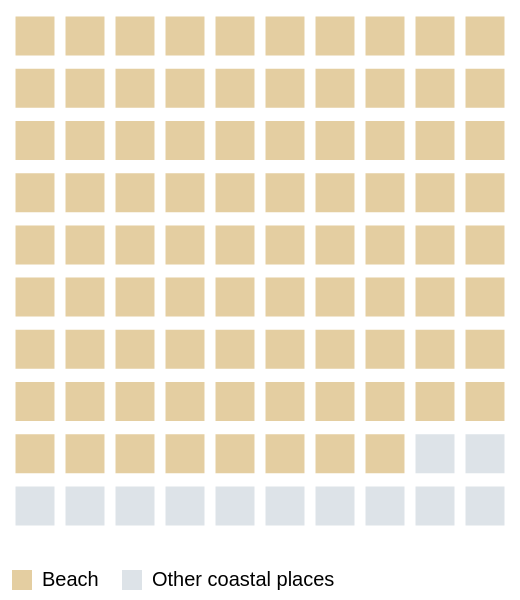

Vega-Lite specification stored for this chart:
### Vega-Lite specification from a JSON file in a GitHub repository (floating-point values rounded to 4 significant figures)
{"$schema": "https://vega.github.io/schema/vega-lite/v5.json", "width": 260, "height": 300, "autosize": {"type": "fit", "contains": "padding"}, "background": null, "data": {"sequence": {"start": 0, "stop": 100, "as": "i"}}, "transform": [{"calculate": "datum.i % 10", "as": "col"}, {"calculate": "floor(datum.i / 10)", "as": "row"}, {"calculate": "datum.i < 88 ? 'Beach' : 'Other coastal places'", "as": "type"}], "mark": {"type": "square", "size": 380, "filled": true}, "encoding": {"x": {"field": "col", "type": "ordinal", "axis": null}, "y": {"field": "row", "type": "ordinal", "axis": null}, "color": {"field": "type", "type": "nominal", "scale": {"domain": ["Beach", "Other coastal places"], "range": ["#d9b97a", "#cfd8de"]}, "legend": {"orient": "bottom", "title": null}}, "tooltip": [{"field": "type", "title": "Visit type"}]}, "config": {"view": {"stroke": null}}}
